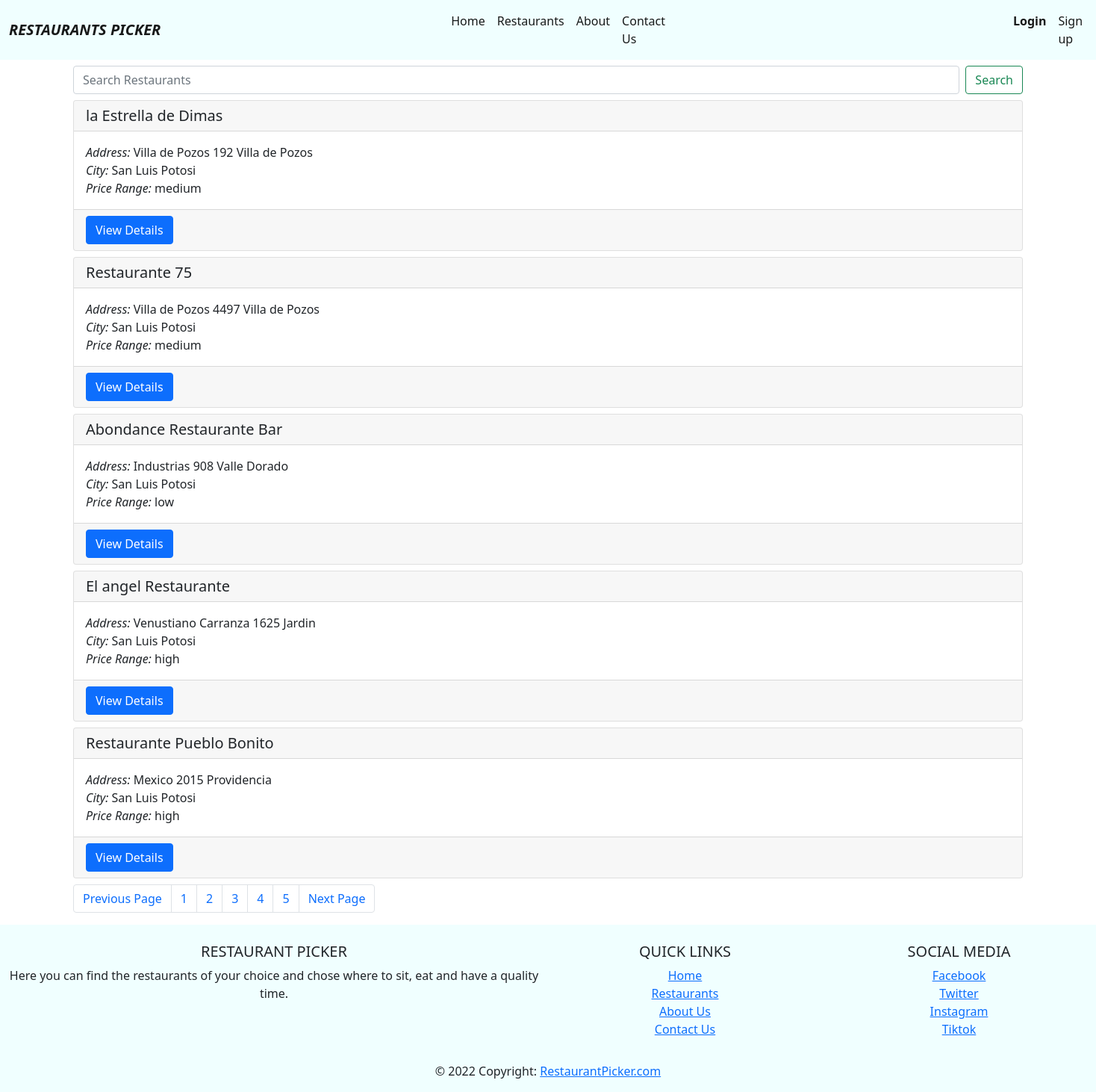
Page /restaurants/page/3 on the committed database.
### restaurantApp/models.py (models this page shows, shortened)
class Restaurant(models.Model):
    name = models.CharField(max_length=100)
    address = models.CharField(max_length=100)
    city = models.CharField(max_length=50)
    alcohol = models.CharField(max_length=50,blank=True, null=True)
    smoking_area = models.CharField(max_length=50,blank=True, null=True)
    dresscode = models.CharField(max_length=50,blank=True, null=True)
    accessibility = models.CharField(max_length=50,blank=True, null=True)
    price = models.CharField(max_length=10)
    ambience = models.CharField(max_length=50,blank=True, null=True)
    area = models.CharField(max_length=50,blank=True, null=True)
    other_services = models.TextField(max_length=100,blank=True, null=True)
    favorite = models.ManyToManyField(User, related_name='favorite')

### restaurantApp/views.py (the view)
# urls.py: path('restaurants/page/<int:page_number>', views.get_restaurants, name="Restaurants Page"),
def get_restaurants(request, page_number):
    page_size = 5
    if page_number < 1:
        page_number = 1
    restaurant_count =  Restaurant.objects.count()
    last_page = math.ceil(restaurant_count/page_size)
    pagination = {
        'previous_page': page_number - 1,
        'current_page': page_number,
        'next_page': page_number + 1,
        'last_page': last_page
    }
    restaurants = Restaurant.objects.all()[(page_number-1)
                                 * page_size:page_number*page_size]
    return render(request,'restaurants.html',{'restaurants':restaurants, 'pagination': pagination})

### template/restaurants.html (shortened to what this page needs)
<!DOCTYPE html>
<html lang="en">
<head>
</head>
<body>
    {% extends 'base.html' %}
    {%block content%}
    <div class="container-fluid mt-2">
        <form class="d-flex">
            <input class="form-control me-2" type="search" placeholder="Search Restaurants" aria-label="Search">
            <button class="btn btn-outline-success" type="submit">Search</button>
          </form>
    </div>
    {%for restaurant in restaurants%}
    <div class="container-fluid mt-2">
        <div class="row">
            <div class="col-md-12">
                <div class="card">
                    <h5 class="card-header">
                        {{restaurant.name}}
                    </h5>
                    <div class="card-body">
                        <p class="card-text">
                            <i>Address:</i> {{restaurant.address}}<br>
                            <i>City:</i> {{restaurant.city}}<br>
                          <i>Price Range:</i> {{restaurant.price}}
                        </p>
                    </div>
                    <div class="card-footer">
                        <a href="/restaurant/{{restaurant.id}}" class="btn btn-primary">View Details</a>
                    </div>
                </div>
            </div>
        </div>
    </div>
    {% endfor %}
    <div class="container-fluid mt-2">
        <div class="row">
            <div class="col-md-12">
                <nav>
                    <ul class="pagination">
                        <li class="page-item">
                            {% if pagination.current_page > 1 %}
                            <a class ="page-link" href = "/restaurants/page/{{pagination.previous_page}}">Previous Page</a>
                        {% endif %}
                        </li>
                        <li class="page-item">
                            <a class="page-link" href="/restaurants/page/1">1</a>
                        </li>
                        <li class="page-item">
                            <a class="page-link" href="/restaurants/page/2">2</a>
                        </li>
                        <li class="page-item">
                            <a class="page-link" href="/restaurants/page/3">3</a>
                        </li>
                        <li class="page-item">
                            <a class="page-link" href="/restaurants/page/4">4</a>
                        </li>
                        <li class="page-item">
                            <a class="page-link" href="/restaurants/page/5">5</a>
                        </li>
                        <li class="page-item">
                            {% if pagination.current_page != pagination.last_page %}
                            <a class = "page-link" href = "/restaurants/page/{{pagination.next_page}}">Next Page</a>
                            {% endif %}
                        </li>
                    </ul>
                </nav>
            </div>
        </div>
    </div>
    {% endblock %}

### rows in the picture
Restaurant: name "la Estrella de Dimas", address "Villa de Pozos 192 Villa de Pozos", city "San Luis Potosi", price "medium"
Restaurant: name "Restaurante 75", address "Villa de Pozos 4497 Villa de Pozos", city "San Luis Potosi", price "medium"
Restaurant: name "Abondance Restaurante Bar", address "Industrias 908 Valle Dorado", city "San Luis Potosi", price "low"
Restaurant: name "El angel Restaurante", address "Venustiano Carranza 1625 Jardin", city "San Luis Potosi", price "high"
Restaurant: name "Restaurante Pueblo Bonito", address "Mexico 2015 Providencia", city "San Luis Potosi", price "high"
